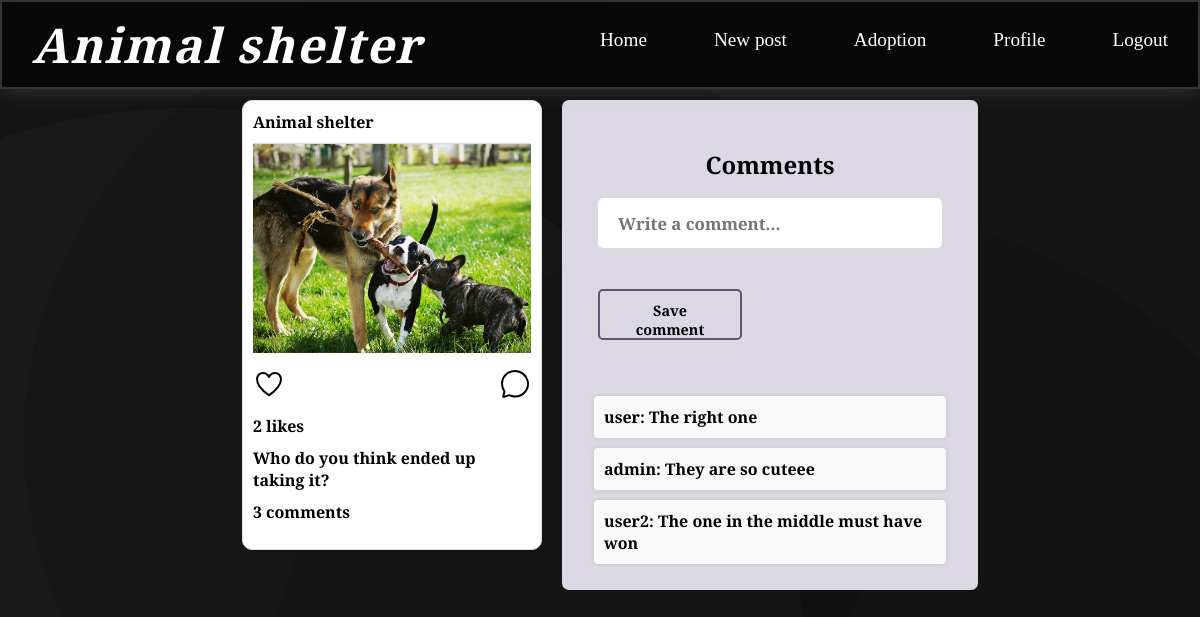
/comments.php?post_id=8 (signed in), run on the app's committed database.
### tables this page shows
CREATE TABLE `posts` (
  `id` int(11) NOT NULL,
  `user_id` int(11) NOT NULL,
  `image` varchar(255) NOT NULL,
  `description` text DEFAULT NULL,
  `created_at` timestamp NOT NULL DEFAULT current_timestamp(),
  `likes` int(11) DEFAULT 0,
  `comments` int(11) DEFAULT 0
);

CREATE TABLE `post_comments` (
  `id` int(11) NOT NULL,
  `post_id` int(11) DEFAULT NULL,
  `user_id` int(11) DEFAULT NULL,
  `comment` text DEFAULT NULL,
  `created_at` timestamp NOT NULL DEFAULT current_timestamp()
);

CREATE TABLE `users` (
  `id` int(11) NOT NULL,
  `username` varchar(50) NOT NULL,
  `email` varchar(100) NOT NULL,
  `password` varchar(256) NOT NULL,
  `is_admin` tinyint(1) DEFAULT 0
);

### comments.php (the view, shortened to what this page needs)
<?php
include('db.php');
$post_id = $_GET['post_id'];
$result = mysqli_query($con, "SELECT * FROM posts WHERE id = '$post_id'");
$post = mysqli_fetch_assoc($result);
$commentsQuery = "SELECT post_comments.comment, users.username
                  FROM post_comments
                  JOIN users ON post_comments.user_id = users.id
                  WHERE post_comments.post_id = '$post_id'
                  ORDER BY post_comments.created_at ASC";
$commentsResult = mysqli_query($con, $commentsQuery);
?>
<!DOCTYPE html>
<html>
<head>
    <link rel="stylesheet" type="text/css" href="home.css">
    <link rel="stylesheet" type="text/css" href="form.css">
</head>
<body>
<nav>
    <h1>Animal shelter</h1>
    <div class="nav-links">
        <a href="home.php">Home</a>
        <?php if ($_SESSION['is_admin']): ?>
            <a href="new_post.php">New post</a>
        <?php endif; ?>
        <a href="adoption.php">Adoption</a>
        <a href="profile.php">Profile</a>
        <a href="logout.php" class="logout">Logout</a>
    </div>
</nav>
<div class="container-comments">
    <div class="post">
        <div class="post-header">
            <span class="username">Animal shelter</span>
        </div>
        <div class="post-images">
            <img src="<?php echo $post['image']; ?>" alt="<?php echo $post['description']; ?>">
        </div>
        <div class="post-actions">
            <ion-icon name="heart-outline" class="like-icon"></ion-icon>
            <ion-icon name="chatbubble-outline"></ion-icon>
        </div>
        <div class="post-likes"><?php echo $post['likes']; ?> likes</div>
        <div class="post-description"><?php echo $post['description']; ?></div>
        <div class="post-comments"><?php echo $post['comments']; ?> comments</div>
    </div>
    <div class="form-container-comments">
        <h2>Comments</h2>
        <form method="post" action="">
            <header>
                <div class="set">
                    <div class="post-description">
                        <input type="text" id="comment" name="comment" placeholder="Write a comment..." required>
                    </div>
                </div>
                <div class="set">
                    <footer>
                        <div class="set">
                            <button type="submit" name="save_comment">Save comment</button>
                        </div>
                    </footer>
                </div>
            </header>
        </form>
        <div class="comments-section">
            <ul>
                <?php while ($comment = mysqli_fetch_assoc($commentsResult)): ?>
                    <li>
                        <p> <strong><?php echo $comment['username']; ?>:  </strong>   <?php echo $comment['comment']; ?></p>
                    </li>
                <?php endwhile; ?>
            </ul>
        </div>
    </div>
</div>
</body>
</html>

### home.css (style rules this page uses)
* { margin: 0; padding: 0; box-sizing: border-box; font-family: "Baskervville", serif; font-weight: 600; font-style: normal; }
body { min-height: 100vh; margin-top: 70px; background-image: radial-gradient(circle at 16% 83%, rgba(148, 148, 148, 0.06) 0%, rgba(148, 148, 148, 0.06) 50%, rgba(63, 63, 63, 0.06) 50%, rgba(63, 63, 63, 0.06) 100%), radial-gradient(circle at 68% 87%, rgba(66, 66, 66, 0.06) 0%, rgba(66, 66, 66, 0.06) 50%, rgba(105, 105, 105, 0.06) 50%, rgba(105, 105, 105, 0.06) 100%), radial-gradient(circle at 38% 50%, rgba(123, 123, 123, 0.06) 0%, rgba(123, 123, 123, 0.06) 50%, rgba(172, 172, 172, 0.06) 50%, rgba(172, 172, 172, 0.06) 100%), linear-gradient(90deg, hsl(18, 0%, 1%), hsl(18, 0%, 1%)); }
nav { display: flex; align-items: center; justify-content: space-between; padding: 10px 30px; backdrop-filter: blur(30px); background-color: rgba(0, 0, 0, 0.6); box-shadow: 0 -10px 30px rgba(227, 228, 237, 0.37); border: 2px solid rgba(255, 255, 255, 0.18); width: 100%; position: fixed; z-index: 100; top: 0; }
.nav-links { display:flex; justify-content: space-between; width: 50%; }
nav a { font-weight: 400; font-size: 1.2em; text-decoration: none; color: white; position: relative; display: inline-block; padding-bottom: 0.5em; }
nav a::before { content: ''; position: absolute; width: 0; height: 2px; bottom: 0; left: 50%; background-color: white; transition: all 0.5s ease; border-radius: 5px; }
@media screen and (min-width: 1025px) { h1 { font-size: 3em; } }
h1 { color: white; letter-spacing: 2px; font-style: italic; }
.post, .post-desc { background: #fff; border: 1px solid #ddd; border-radius: 10px; width: 300px; height: 450px; margin: 20px; margin-bottom: 0; padding: 10px; box-shadow: 0 2px 5px rgba(0,0,0,0.1); }
.post-header { display: flex; justify-content: space-between; align-items: center; padding-bottom: 10px; border-bottom: 1px solid #ddd; font-size: 1em; }
.username { font-weight: bold; }
.post-actions ion-icon { font-size: 2em; cursor: pointer; }
.post-images { position: relative; }
.post-images img { height: 50%; width: 100%; object-fit: cover; }
.post-actions { display: flex; justify-content: space-between; padding: 10px 0; }
.post-likes, .post-description, .post-comments, .post-time { padding: 5px 0; }
.adoptions-list, .comments-section { margin-top: 2em; }
.adoptions-list ul, .comments-section ul { list-style-type: none; padding: 0; }
.adoptions-list li, .comments-section li { margin-bottom: 10px; padding: 10px; background-color: #f9f9f9; border-radius: 4px; box-shadow: 0 0 5px rgba(0,0,0,0.1); }

### form.css (style rules this page uses)
.container-comments, .container-desc { display: flex; flex-direction: row; flex-wrap: wrap; margin: 5em auto; width: fit-content; height: fit-content; }
.form-container-comments, .form-container-desc { height: fit-content; background-color: #dbd8e3; margin-top: 20px; border-radius: 7px; width: 26em; padding-bottom: 1em; }
@media only screen and (min-width: 769px) { form .set { display: flex; flex-direction: row; flex-wrap: wrap; justify-content: space-between; padding: 0.5em 0; height: 5em; } }
@media only screen and (min-width: 769px) { form .set div:not(.radio-container):not(.pets-breed):not(.photo):not(.form-container-desc) { width: 40%; } }
.form-container-post h2, .form-container-comments h2, .form-container-desc h2 { padding-top: 2em; margin: 0 auto; width: fit-content; }
form { padding: 1.5em; font-size: 1.5em; display: flex; flex-direction: column; }
.container-comments form, .container-desc form { padding: 0 1.5em; }
.comments-section { padding: 0 2em; }
.container-comments footer button { margin-top: 0; }
.post-description { width: 100% !important; }
form header { display: flex; flex-direction: column; }
.container-comments .set { height: fit-content; }
form .set div:not(.radio-container):not(.pets-breed):not(.photo):not(.form-container-desc) { display: flex; flex-direction: column; }
form .set input { height: 3em; padding: 10px 20px; border: none; border-radius: 5px; font-size: 0.7em; }
footer button { margin-top: 2em; width: 10em; height: 3.5em; padding: 10px 20px; background-color: transparent; border: 2px solid #5c5470; border-radius: 5px; color: black; font-size: 0.6em; cursor: pointer; }

### data on the page
posts: image (picture), likes "2", description "Who do you think ended up taking it?", comments "3"
post_comments: user.username "user", comment "The right one"
post_comments: user.username "admin", comment "They are so cuteee"
post_comments: user.username "user2", comment "The one in the middle must have won"
